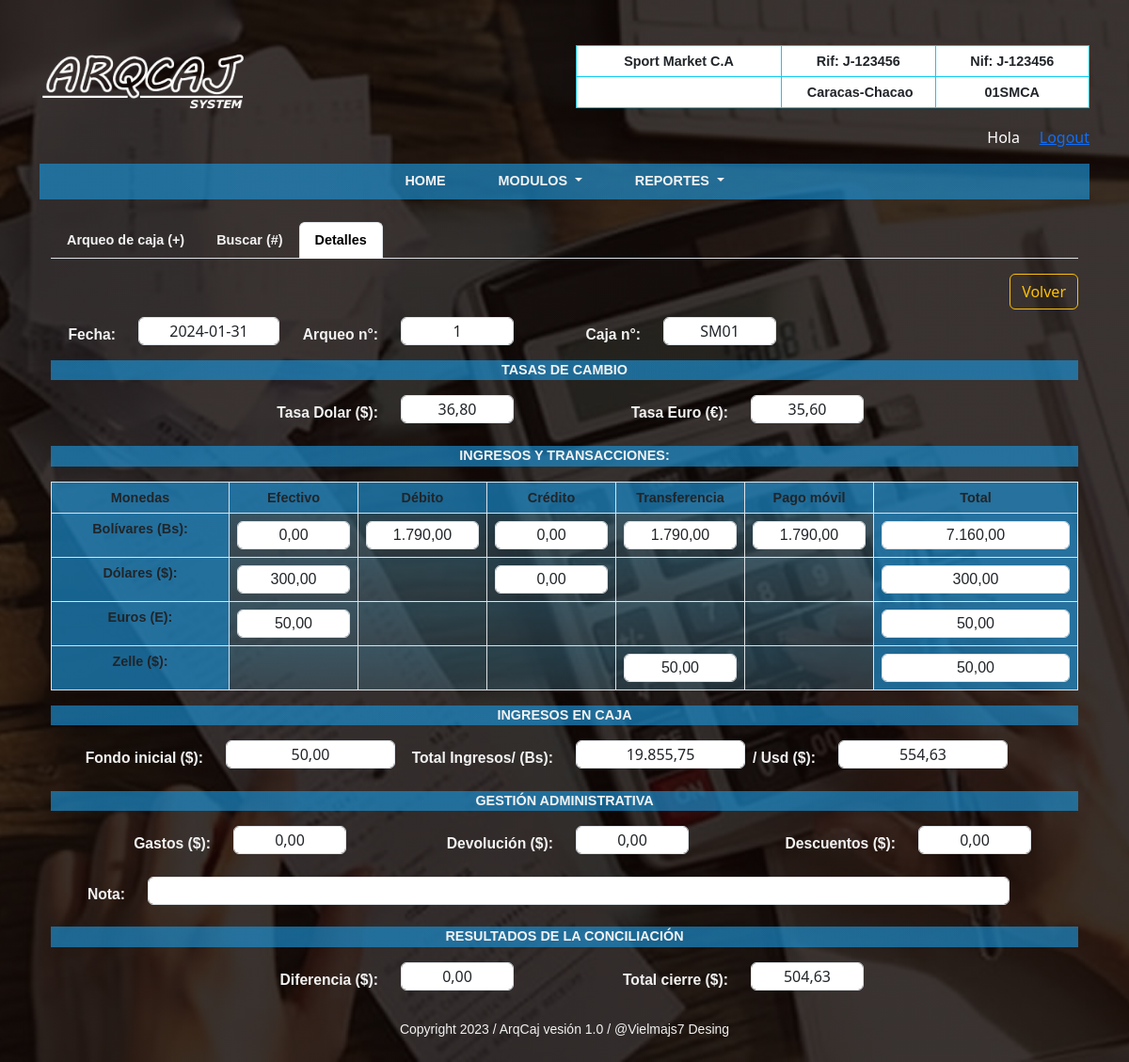
Page /Cierre/ArqueoCaja/detalle/1 on the committed database.
### ProyectoWebAC/models.py (models this page shows, shortened)
class tienda(models.Model):
    user=models.ForeignKey(User, on_delete=models.CASCADE)
    codigo_tienda=models.CharField(max_length=6, null=False)
    razon=models.CharField(max_length=30, null=False)
    rif= models.CharField(max_length=12, null=False)
    nif= models.CharField(max_length=12, null=False)
    direccion= models.CharField(max_length=25, null=False)
    telf=models.CharField(max_length=30, null=True)
    redes=models.CharField(max_length=25, null=True)
    created=models.DateField(auto_now_add=True)
    update=models.DateField(auto_now_add=True)
    class Meta:
        verbose_name="Tienda"
        verbose_name_plural="Tiendas"

class caja(models.Model):
    tienda=models.ForeignKey(tienda, on_delete=models.CASCADE)
    codigo_caja=models.CharField(max_length=4, null=False)
    created=models.DateField(auto_now_add=True)
    update=models.DateField(auto_now_add=True)
    class Meta:
        verbose_name= "Caja"
        verbose_name_plural="Cajas"
    def __str__(self):
        return self.codigo_caja

class tasaDivisa(models.Model):
    tasa_usd=models.CharField(max_length=6, null=False)
    tasa_eur=models.CharField(max_length=6, null=False)
    created=models.DateField(auto_now_add=True)
    update=models.DateField(auto_now_add=True)
    class Meta:
        verbose_name="Divisa"
        verbose_name_plural="Divisas"

### ArqueoCaja/models.py (models this page shows, shortened)
class arqueo(models.Model):
    tienda=models.ForeignKey(tienda, on_delete=models.CASCADE)
    caja=models.ForeignKey(caja, on_delete=models.CASCADE)
    tasaDivisa=models.ForeignKey(tasaDivisa, on_delete=models.CASCADE)
    ef_bs=models.CharField(max_length=10, null=False)
    ef_usd=models.CharField(max_length=10, null=False)
    ef_eur=models.CharField(max_length=10, null=False)
    td_bs=models.CharField(max_length=10, null=False)
    tc_usd=models.CharField(max_length=10, null=False)
    tc_bs=models.CharField(max_length=10, null=False)
    tr_bs=models.CharField(max_length=10, null=False)
    tr_zll=models.CharField(max_length=10, null=False)
    pm_bs=models.CharField(max_length=10, null=False)
    ti_bs=models.CharField(max_length=20, null=False)
    ti_usd=models.CharField(max_length=20, null=False)
    ti_eur=models.CharField(max_length=20, null=False)
    ti_zll=models.CharField(max_length=20, null=False)
    vn_usd=models.CharField(max_length=40, null=False)
    vn_bs=models.CharField(max_length=40, null=False)
    fi=models.CharField(max_length=10, null=False)
    gt=models.CharField(max_length=10, null=False)
    dt=models.CharField(max_length=10, null=False)
    dv=models.CharField(max_length=10, null=False)
    df=models.CharField(max_length=10, null=False)
    cierre=models.CharField(max_length=30, null=False)
    nota=models.CharField(max_length=250, null=True)
    procesado=models.BooleanField()
    created=models.CharField(max_length=10, null=False)
    update=models.DateField(auto_now_add=True)
    class Meta:
        verbose_name= "Arqueo"
        verbose_name_plural="Arqueos"

### ArqueoCaja/views.py (the view)
# urls.py: path('ArqueoCaja/detalle/<int:pk>', DetalleArqueo.as_view(template_name = "Arqueo/detalles.html"), name='Detalles'),
class DetalleArqueo(DetailView):
    model =arqueo

### ArqueoCaja/context_processors.py (called while the page is built)
def arqueoView(request):
    arqueoset= arqueo.objects.filter(tienda=(1))
    return {'arqueoset': arqueoset}

### ProyectoWebAC/context_processors.py (called while the page is built)
def tiendaView(request):
    tiendaset= tienda.objects.filter(user=(1))
    tiendaall=tienda.objects.all()
    return {'tiendaset': tiendaset, 'tiendaall':tiendaall}

def cajaView(request):
    cajaset= caja.objects.filter(tienda=(1))
    return {'cajaset': cajaset}

def divisaView(request):
    divisaset= tasaDivisa.objects.filter(id=(1))
    return {'divisaset': divisaset}

def notaView(request):
    notaset= comunicado.objects.all()
    return {'notaset': notaset}

### ArqueoCaja/templates/Arqueo/detalles.html (shortened to what this page needs)
{% extends "ProyectoWebAC/baseII.html" %}
{% load static %}
{% load widget_tweaks %}
{% block content %}
<section>
    <header>
      <div class="container">
        <ul class="nav nav-tabs my-3">
          <li class="nav-item">
            <a class="nav-link" href="{% url 'Cierres' %}">Arqueo de caja (+)</a>
          </li>
          <li class="nav-item">
            <a class="nav-link" href="{% url 'Buscar' %}">Buscar (#)</a>
          </li>
          <li class="nav-item">
            <a class="nav-link active" aria-current="page" href="#">Detalles</a>
          </li>
        </ul>
      </div>
      <div class="container btn_crear my-1" align="end" >
        <a href="{% url 'Buscar' %}" title="Editar" type="button" class="btn  btn-outline-warning">Volver</a>
      </div>
      <div class="container-lg">
        <form>
           <div class="form-group row my-2" style="text-align:end;">
            <label for="created" class="col-sm-1 col-form-label" id="etiqueta" >Fecha:</label>
             <div class="col-sm-1">
                 <input type="text" class="form-control" value="{{object.created}}" style="width: 150px"; readonly>
             </div>
             <label for="codigo_arqueo" class="col-sm-2 col-form-label" id="etiqueta" >Arqueo n°:</label>
             <div class="col-sm-1">
                 <input type="text" class="form-control" value="{{object.id}}" readonly>
             </div>
             <label for="codigo_caja" class="col-sm-2 col-form-label" id="etiqueta" >Caja n°:</label>
             <div class="col-sm-1">
                 <input type="text" class="form-control" value="{{object.caja}}" readonly>
             </div>
           </div>
           <div class="container-lg" id="identificador">
             <label>Tasas de cambio</label>
           </div>
           <div class="form-group row my-3" style="text-align: end;">
             <label for="tasaDivisa" class="col-sm-4 col-form-label" id="etiqueta" >Tasa Dolar ($):</label>
             <div class="col-sm-2">
                 <input type="text" class="form-control" value="{{object.tasaDivisa.tasa_usd}}" readonly>
             </div>
             <label for="tasaDivisa" class="col-sm-2 col-form-label" id="etiqueta" >Tasa Euro (€):</label>
             <div class="col-sm-2">
                 <input type="text" class="form-control" value="{{object.tasaDivisa.tasa_eur}}" readonly>
             </div>
           </div>
        <div class="container-lg" id="identificador">
          <label id="subtitulo">Ingresos y Transacciones:</label>
        </div>
        <table  class="table table-bordered my-3" id="table">
          <thead>
            <tr>
              <th width="22%"><label>Monedas</label></th>
              <th width="12%"><label>Efectivo</label></th>
              <th width="12%"><label>Débito</label></th>
              <th width="12%"><label>Crédito</label></th>
              <th width="12%"><label>Transferencia</label></th>
              <th width="12%"><label>Pago móvil</label></th>
              <th width="18%"><label>Total</label></th>
            </tr>
          </thead>
            <tr>
              <th><label>Bolívares (Bs):</label></th>
              <td><input type="text" class="form-control" value="{{object.ef_bs}}" readonly></td>
              <td><input type="text" class="form-control" value="{{object.td_bs}}" readonly></td>
              <td><input type="text" class="form-control" value="{{object.tc_bs}}" readonly></td>
              <td><input type="text" class="form-control" value="{{object.tr_bs}}" readonly></td>
              <td><input type="text" class="form-control" value="{{object.pm_bs}}" readonly></td>
              <th><input type="text" class="form-control" value="{{object.ti_bs}}" readonly style="width: 200px;"></th>
            </tr>
            <tr>
              <th><label>Dólares ($):</label></th>
              <td><input type="text" class="form-control" value="{{object.ef_usd}}" readonly></td>
              <td><label></label></td>
              <td><input type="text" class="form-control" value="{{object.tc_usd}}" readonly></td>
              <td><label></label></td>
              <td><label></label></td>
              <th><input type="text" class="form-control" value="{{object.ti_usd}}" readonly style="width: 200px;"></th>
             </tr>
            <tr>
              <th><label>Euros (E):</label></th>
              <td><input type="text" class="form-control" value="{{object.ef_eur}}" readonly></td>
              <td><label></label></td>
              <td><label></label></td>
              <td><label></label></td>
              <td><label></label></td>
              <th><input type="text" class="form-control" value="{{object.ti_eur}}" readonly style="width: 200px;"></th>
            </tr>
            <tr>
              <th><label>Zelle ($):</label></th>
              <td><label></label></td>
              <td><label></label></td>
              <td><label></label></td>
              <td><input type="text" class="form-control" value="{{object.tr_zll}}" readonly></td>
              <td><label></label></td>
              <th><input type="text" class="form-control" value="{{object.ti_zll}}" readonly style="width: 200px;"></th>
            </tr>
        </table>
          <div class="container-lg" id="identificador">
            <label>Ingresos en Caja</label>
          </div>
          <div class="form-group row my-3" style="text-align: end;">
            <label for="ti" class="col-sm-2 col-form-label" id="etiqueta">Fondo inicial ($):</label>
              <div class="col-sm-2">
                  <input type="text" class="form-control" value="{{object.fi}}" style="width: 180px;" readonly>
              </div>
            <label for="ti" class="col-sm-2 col-form-label" id="etiqueta">Total Ingresos/ (Bs):</label>
            <div class="col-sm-1">
                <input type="text" class="form-control" value="{{object.vn_bs}}" style="width: 180px;" readonly>
            </div>
            <label for="vn_usd" class="col-sm-2 col-form-label" id="etiqueta" >/ Usd ($):</label>
            <div class="col-sm-1">
              <input type="text" class="form-control" value="{{object.vn_usd}}"  style="width: 180px;" readonly>
            </div>
          </div>
          <div class="container-lg" id="identificador">
            <label>Gestión Administrativa</label>
          </div>
          <div class="container-lg">
            <div class="form-group row my-3" style="text-align:end;">
              <label for="sg" class="col-sm-2 col-form-label" id="etiqueta">Gastos ($):</label>
              <div class="col-sm-2">
                  <input type="text" class="form-control" value="{{object.gt}}" readonly>
              </div>
              <label for="dv" class="col-sm-2 col-form-label" id="etiqueta">Devolución ($):</label>
              <div class="col-sm-2">
                  <input type="text" class="form-control" value="{{object.dv}}" readonly>
              </div>
              <label for="dt" class="col-sm-2 col-form-label" id="etiqueta">Descuentos ($):</label>
              <div class="col-sm-2">
                  <input type="text" class="form-control" value="{{object.dt}}" readonly>
              </div>
            </div>
            <div class="form-group row my-3" style="text-align:end;">
              <label for="nota" class="col-sm-1 col-form-label" id="etiqueta">Nota:</label>
              <div class="col-sm-2">
                  <input type="text" style="width: 580%;" class="form-control" value="{{object.nota}}" readonly>
              </div>
            </div>
          </div>
          <div class="container-lg" id="identificador">
            <label>Resultados de la conciliación</label>
          </div>
          <div class="form-group row my-3" style="text-align: end;">
            <label for="df" class="col-sm-4 col-form-label" id="etiqueta">Diferencia ($):</label>
            <div class="col-sm-2">
              <input type="text" class="form-control" value="{{object.df}}" readonly>
            </div>
            <label for="cierre" class="col-sm-2 col-form-label" id="etiqueta">Total cierre ($):</label>
            <div class="col-sm-2">
              <input type="text" class="form-control" value="{{object.cierre}}" readonly>
            </div>
          </div>
      </div>
    </header>
</section>
{% endblock %}

### ProyectoWebAC/templates/ProyectoWebAC/baseII.html (shortened to what this page needs)
<html lang="es">
<head>
    {% load static %}
    {% load widget_tweaks %}
    <link href="https://cdn.jsdelivr.net/npm/bootstrap@5.3.0-alpha3/dist/css/bootstrap.min.css" rel="stylesheet">
    <link href= "{% static 'ProyectoWebAC/css/app.css' %}" rel="stylesheet">
</head>
<body>
    <div class="container text-expanded">
      <div class="row align-items-start">
        <div class="col mt-5">
          <figure>
            <img src="{% static 'ProyectoWebAC/img/Logo II.png' %}" style="width: 230px; height: 70px">
          </figure>
        </div>
        <div class="col mt-5 text-expanded">
          <table class="table table-bordered table-responsive border-info">
            <thead>
               {% for t in tiendaset %}
                <tr>
                  <td width="40%">{{t.razon}}</td>
                  <td width="30%">Rif:&nbsp;{{t.rif}}</td>
                  <td width="30%">Nif:&nbsp;{{t.nif}}</td>
                </tr>
                <tr>
                  <td></td>
                  <td>&nbsp;{{t.direccion}}</td>
                  <td>{{t.codigo_tienda}}</td>
                </tr>
               {% endfor %}
            </thead>
          </table>
        </div>
        <div class="text-white" style="text-align:right; margin-right:80px">
          <label name="usuario">Hola &nbsp;{{user.first_name}} &nbsp;
            <a href="{% url 'Cerrar_sesion' %}">Logout</a>
          </label>
        </div>
      </div>
    </div>
    <div class="container my-3">
      <nav class="navbar navbar-expand-lg py-sm-0">
          <ul class="navbar-nav mx-auto">
              <li class="nav-item px-lg-4">
                  <a class="nav-link text-uppercase" href="{% url 'Home' %}">Home</a>
              </li>
              <li class="nav-item dropdown px-lg-3">
                <a class="nav-link text-uppercase dropdown-toggle" href="#" role="button" data-bs-toggle="dropdown" aria-expanded="false">
                  Modulos
                </a>
            </li>
              <li class="nav-item dropdown px-lg-4">
                  <a class="nav-link text-uppercase dropdown-toggle" href="#" role="button" data-bs-toggle="dropdown" aria-expanded="false">
                    Reportes
                  </a>
              </li>
          </ul>
      </nav>
  </div>
  <div class="container my-4">
    {% block content %}
    {% endblock %}
  </div>
    <footer>
      <div class="container text-expanded my-4" id="pie">
          <label><small>Copyright 2023 / ArqCaj vesión 1.0 / @Vielmajs7 Desing</small></label>
      </div>
    </footer>
  </body>
</html>

### ProyectoWebAC/static/ProyectoWebAC/css/app.css (style rules this page uses)
body { background: linear-gradient(rgba(14, 6, 4, 0.82), rgba(14, 6, 4, 0.82)), url("../img/Fondo.jpg"); background-attachment: fixed; background-position: center; background-size: cover; }
.navbar { background: linear-gradient(rgba(27, 147, 216, 0.65), rgba(27, 147, 216, 0.65)); }
.nav-link { font-family: Verdana, Geneva, Tahoma, sans-serif; font-weight: bold; font-size: 0.9em; color: rgb(242, 242, 242); }
#identificador { background: linear-gradient(rgba(27, 147, 216, 0.65), rgba(27, 147, 216, 0.65)); font-family: Verdana, Geneva, Tahoma, sans-serif; text-transform: uppercase; text-align: center; font-weight: bold; font-size: 0.90em; color: rgb(242, 242, 242); }
.table { font-family: Verdana, Geneva, Tahoma, sans-serif; text-align: center; font-weight: bold; font-size: 0.9em; color: rgb(242, 242, 242); }
.table th { background: linear-gradient(rgba(27, 147, 216, 0.65), rgba(27, 147, 216, 0.65)); }
#table td { background: linear-gradient(rgba(66, 141, 173, 0.404), rgba(66, 108, 128, 0.404)); }
#etiqueta { font-family: Verdana, Geneva, Tahoma, sans-serif; font-size: 0.98em; font-weight: bold; color: rgb(242, 242, 242); }
#pie { font-family: Verdana, Geneva, Tahoma, sans-serif; font-size:1.0em; text-align: center; color: rgb(242, 242, 242); }
.form-control { text-align: center; width: 120px; height: 30px; }

### rows in the picture
tienda: razon "Sport Market C.A", rif "J-123456", nif "J-123456", direccion "Caracas-Chacao", codigo_tienda "01SMCA"
arqueo: created "2024-01-31", id "1", caja "SM01", tasaDivisa.tasa_usd "36,80", tasaDivisa.tasa_eur "35,60", ef_bs "0,00", td_bs "1.790,00", tc_bs "0,00", tr_bs "1.790,00", pm_bs "1.790,00", ti_bs "7.160,00", ef_usd "300,00", tc_usd "0,00", ti_usd "300,00", ef_eur "50,00", ti_eur "50,00", tr_zll "50,00", ti_zll "50,00", fi "50,00", vn_bs "19.855,75", vn_usd "554,63", gt "0,00", dv "0,00", dt "0,00", df "0,00", cierre "504,63"
